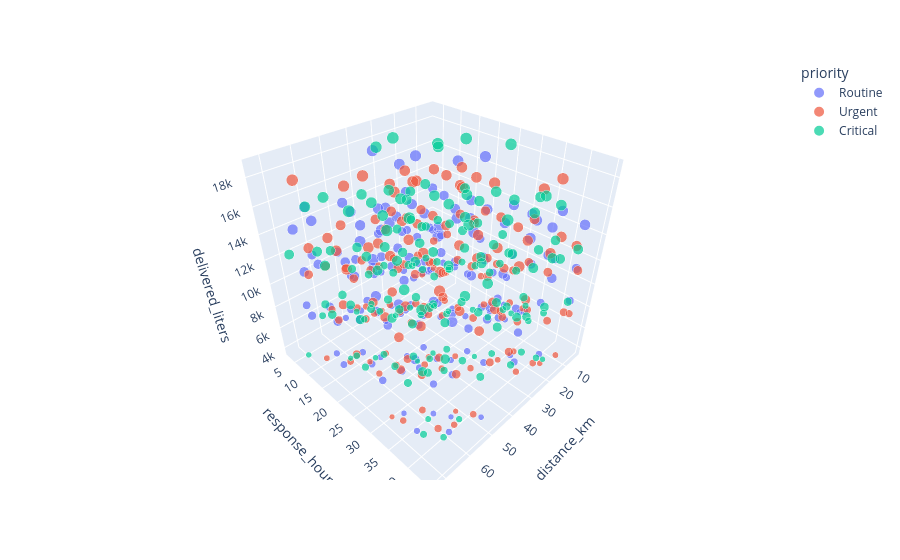

Write notebook code for a chart like this one.
### Code cell
fig = px.scatter_3d(t,
x='distance_km',
y='response_hours',
z='delivered_liters',
color='priority',
size='delivered_liters',
hover_data=['zone', 'purpose'])
fig.show()

### Figure 1 — Plotly figure (JSON) as saved in the notebook; plotly's stock layout.template omitted (floating-point values rounded to 4 significant figures; data arrays with more than 128 entries replaced by an {"elided": "..."} marker saying what was removed)
{"data": [{"customdata": {"elided": "160x2 str values"}, "hovertemplate": "priority=Routine<br>distance_km=%{x}<br>response_hours=%{y}<br>delivered_liters=%{marker.size}<br>zone=%{customdata[0]}<br>purpose=%{customdata[1]}<extra></extra>", "legendgroup": "Routine", "marker": {"color": "#636efa", "size": {"elided": "160 float values"}, "sizemode": "area", "sizeref": 46.67, "symbol": "circle"}, "mode": "markers", "name": "Routine", "scene": "scene", "showlegend": true, "type": "scatter3d", "x": {"elided": "160 int values"}, "y": {"elided": "160 float values"}, "z": {"elided": "160 float values"}}, {"customdata": {"elided": "160x2 str values"}, "hovertemplate": "priority=Urgent<br>distance_km=%{x}<br>response_hours=%{y}<br>delivered_liters=%{marker.size}<br>zone=%{customdata[0]}<br>purpose=%{customdata[1]}<extra></extra>", "legendgroup": "Urgent", "marker": {"color": "#EF553B", "size": {"elided": "160 float values"}, "sizemode": "area", "sizeref": 46.67, "symbol": "circle"}, "mode": "markers", "name": "Urgent", "scene": "scene", "showlegend": true, "type": "scatter3d", "x": {"elided": "160 int values"}, "y": {"elided": "160 float values"}, "z": {"elided": "160 float values"}}, {"customdata": {"elided": "160x2 str values"}, "hovertemplate": "priority=Critical<br>distance_km=%{x}<br>response_hours=%{y}<br>delivered_liters=%{marker.size}<br>zone=%{customdata[0]}<br>purpose=%{customdata[1]}<extra></extra>", "legendgroup": "Critical", "marker": {"color": "#00cc96", "size": {"elided": "160 float values"}, "sizemode": "area", "sizeref": 46.67, "symbol": "circle"}, "mode": "markers", "name": "Critical", "scene": "scene", "showlegend": true, "type": "scatter3d", "x": {"elided": "160 int values"}, "y": {"elided": "160 float values"}, "z": {"elided": "160 float values"}}], "layout": {"legend": {"itemsizing": "constant", "title": {"text": "priority"}, "tracegroupgap": 0}, "margin": {"t": 60}, "scene": {"domain": {"x": [0, 1], "y": [0, 1]}, "xaxis": {"title": {"text": "distance_km"}}, "yaxis": {"title": {"text": "response_hours"}}, "zaxis": {"title": {"text": "delivered_liters"}}}}}
